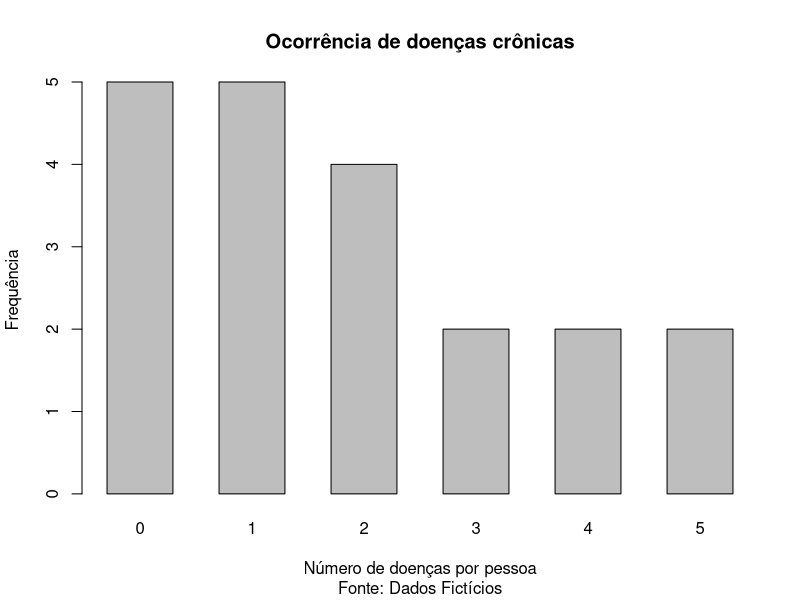

This figure's R source:
#Gráfico de colunas simples: Doenças crônicas em indivíduos

#Vetor com as obsevações:
dados<-c(0,1,4,2,0,4,2,3,0,0,1,2,1,0,1,5,2,5,3,1)

#Frequências e valores
table(dados)

#Vetor com os valores que a variável assume
valores<-c("0","1","2","3","4","5")

#Vetor com as frequências dos valores
freq<-table(dados)

barplot(freq, main = "Ocorrência de doenças crônicas",
        sub = "Fonte: Dados Fictícios",
        ylab="Frequência",xlab="Número de doenças por pessoa", 
        names=valores, space = 0.7)
